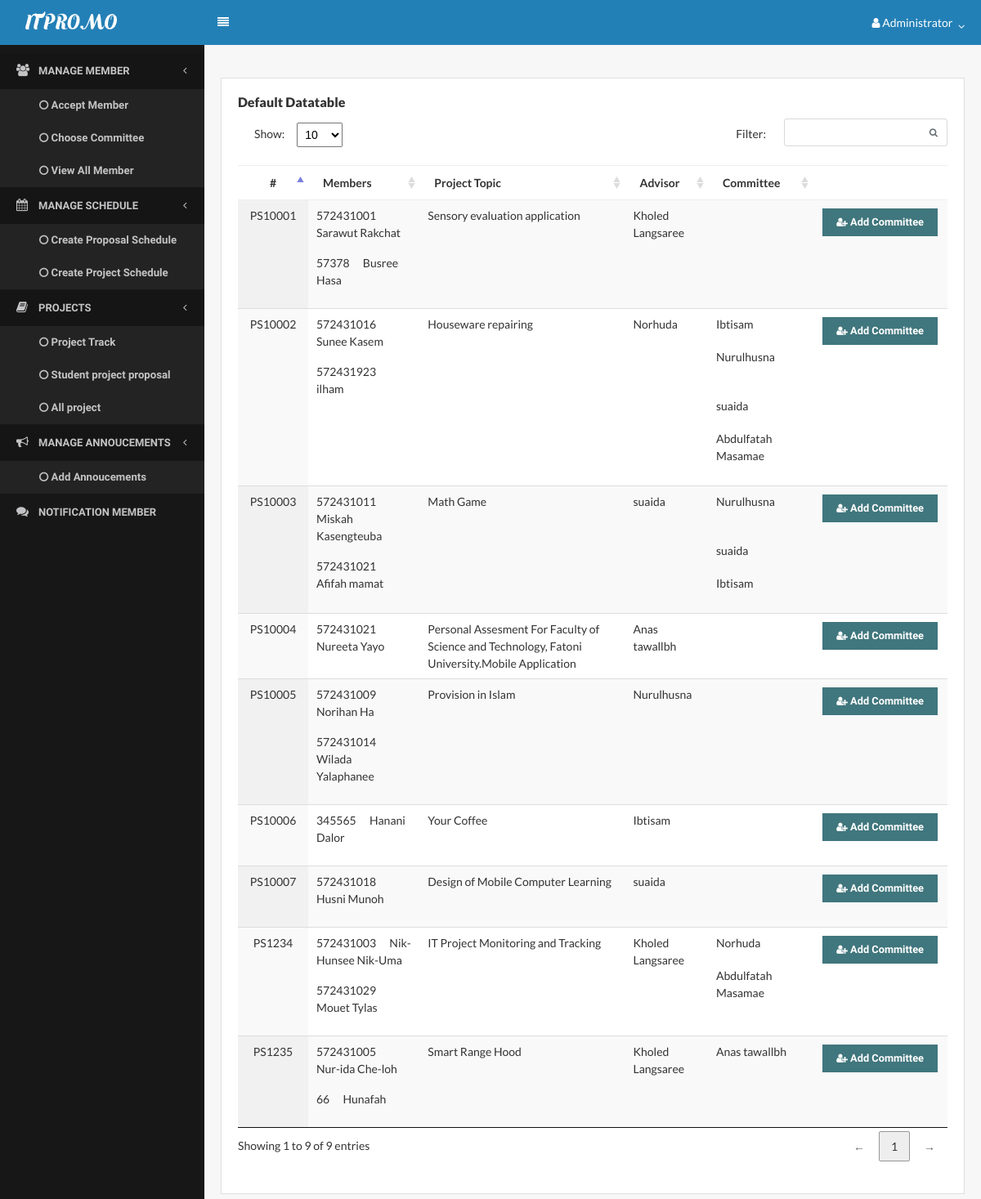
/index.php?page=choose_committee (signed in), run on the app's committed database.
### tables this page shows
CREATE TABLE `partnergroup` (
  `group_id` int(11) NOT NULL,
  `group_number` varchar(255) NOT NULL
);

CREATE TABLE `member` (
  `member_id` int(11) NOT NULL,
  `member_idcard` int(30) NOT NULL,
  `member_username` varchar(255) NOT NULL,
  `member_fullname` varchar(255) NOT NULL,
  `member_password` varchar(255) NOT NULL,
  `member_pos` enum('Lecturer','Student','Officer') NOT NULL COMMENT '1=Lecturer, 3=Student, 4=Officer',
  `member_phone` varchar(255) NOT NULL,
  `member_email` varchar(255) NOT NULL,
  `member_gender` enum('Male','Female') NOT NULL COMMENT 'm=Male, f=female',
  `admin_id` int(20) NOT NULL COMMENT 'Foreign Key to tb_admin',
  `group_id` int(20) DEFAULT NULL
);

CREATE TABLE `advisergroup` (
  `advisergroup_id` int(11) NOT NULL,
  `advisergroup_topic` varchar(255) DEFAULT NULL,
  `advisergroup_status` enum('0','Waiting','Approve') NOT NULL DEFAULT 'Waiting',
  `member_id` int(11) NOT NULL,
  `group_id` int(11) NOT NULL,
  `admin_id` varchar(20) NOT NULL
);

CREATE TABLE `committeegroup` (
  `committeegroup_id` int(11) NOT NULL,
  `member_id` int(11) NOT NULL,
  `group_id` int(11) NOT NULL
);

### menu/function.php (the view, shortened to what this page needs)
<?php
function get_advisor($group_id){
require 'connect.php';
$sql = "SELECT advisergroup.member_id, member.member_fullname,advisergroup.advisergroup_topic FROM advisergroup
LEFT JOIN member ON advisergroup.member_id = member.member_id
					WHERE advisergroup.group_id = '$group_id' AND advisergroup.advisergroup_status = 'Approve'";
	if($rs = $db->query($sql)){
		if($row = $rs->fetch_object()){
			return $row->member_fullname;
		}
	}else{
		echo $db->error;
		$db->close();
	}
}
function get_topic($group_id){
require 'connect.php';
$sql = "SELECT advisergroup.member_id,advisergroup.advisergroup_topic FROM advisergroup
LEFT JOIN member ON advisergroup.member_id = member.member_id
					WHERE advisergroup.group_id = '$group_id' AND advisergroup.advisergroup_status = 'Approve'";
	if($rs = $db->query($sql)){
		if($row = $rs->fetch_object()){
			return $row->advisergroup_topic;
		}
	}else{
		echo $db->error;
		$db->close();
	}
}
function get_committee($group_id){
require 'connect.php';
	$rows = "";
	$sql = "SELECT committeegroup.committeegroup_id, member.member_fullname FROM committeegroup
					LEFT JOIN member ON committeegroup.member_id = member.member_id
					WHERE committeegroup.group_id = '$group_id'";
	if($rs = $db->query($sql)){
		while($row = $rs->fetch_object()){
			$rows .= "<p>".$row->member_fullname." <a href='admin/sql_removecommittee.php?id=".$row->committeegroup_id."' title='Remove this committee' onclick='return confirm_removecommittee()' class='btn btn-link btn-xs'><i class='glyphicon glyphicon-remove'></i></a></p>";
		}
		return $rows;
	}else{
		echo $db->error;
		$db->close();
	}
}
function get_member_list($group_id){
	$rows = "";
require 'connect.php';
  $sql = "SELECT member_fullname, member_idcard FROM member WHERE group_id = '$group_id'";
	if($rs = $db->query($sql)){
		if($rs->num_rows > 0){
			while($row = $rs->fetch_object()){
        $rows .= "<p>".$row->member_idcard." &nbsp&nbsp&nbsp&nbsp ".$row->member_fullname."</p>";
			}
		}else{
			$rows = "<i class='text-danger'>- No member in this group -</i>";
		}
		return $rows;
	}else{
		echo $db->error;
		$db->close();
	}
}
?>

### admin/choose_committee.php (shortened to what this page needs)
              <div class="content">
                   <div class="row">
                      <div class="col-lg-12">
                          <div class="card">
                              <div class="card-block">
                                  <h6 class="card-title text-bold">Default Datatable</h6>
      <div class="box-body">
        <div class="table-responsive">
 <table class="display datatable table table-stripped" cellspacing="0" width="100%">
            <thead>
              <tr>
                <th class="text-center" style="width: 50px;">#</th>
                <th class="text-left">Members</th>
                <th class="text-left">Project Topic</th>
                <th class="text-left">Advisor</th>
                <th class="text-left">Committee</th>
                <th class="text-center" style="width: 240px;"></th>
              </tr>
            </thead>
            <tbody>
            <?php
            $sql = "SELECT * FROM partnergroup";
            if($rs = $db->query($sql)){
              while($row = $rs->fetch_object()){
            ?>
              <tr>
                <td class="text-center"><?php echo $row->group_number; ?></td>
                <td><?php echo get_member_list($row->group_id); ?></td>
                <td class="text-left"><?php echo get_topic($row->group_id); ?></td>
                <td class="text-left"><?php echo get_advisor($row->group_id); ?></td>
                <td class="text-left"><?php echo get_committee($row->group_id); ?></td>
                <td class="text-center">
                  <button type="button" class="btn btn-info btn-xs" onclick="add_committee('<?php echo $row->group_id; ?>')" data-toggle="modal" data-target="#add_committee"><i class="fa fa-user-plus"></i> Add Committee</button>
                </td>
              </tr>
            <?php
              }
            }else{
              echo $db->error;
              $db->close();
            }
            ?>
            </tbody>
          </table>
        </div>
      </div>
    </div>
</div>

### assets/css/core.css (style rules this page uses)
.btn { position: relative; margin: 2px; font-weight: bold; position: relative; font-size: 0.8rem; margin: 2px; font-weight: 600; font-family: 'Raleway', sans-serif; }
.btn > i { font-size: 12px; }
body, input, textarea, button { font-family: "Lato", sans-serif; }
.card { margin-bottom: 20px; margin-top: 20px; color: #333; border-radius: 0; }

### assets/css/components.css (style rules this page uses)
html, body { width: 100%; height: 100%; }
body { font-family: "Lato", sans-serif; font-size: 0.875rem !important; background-color: #f7f7f7; }
.content { padding: 20px 20px; }
.content:after { content: ''; display: table; clear: both; }
.text-bold { font-weight: 800; }
.text-center { text-align: center; }
.text-left { text-align: left; }
table.dataTable thead th, table.dataTable thead td { border-bottom: 1px solid #eeeeef; }
table.dataTable thead .sorting { background-image: url("../../lib/img/sort_both.png"); }
table.dataTable thead .sorting_asc { background-image: url("../../lib/img/sort_asc.png"); }

### data on the page
partnergroup: group_number "PS10001", group_id.advisergroup_topic "Sensory evaluation application", group_id.member_fullname "Kholed Langsaree"
member: member_idcard "572431001", member_fullname "Sarawut Rakchat"
member: member_idcard "57378", member_fullname "Busree Hasa"
partnergroup: group_number "PS10002", group_id.advisergroup_topic "Houseware repairing", group_id.member_fullname "Norhuda"
member: member_idcard "572431016", member_fullname "Sunee Kasem"
member: member_idcard "572431923", member_fullname "ilham"
committeegroup: member.member_fullname "Ibtisam"
committeegroup: member.member_fullname "Nurulhusna"
committeegroup: member.member_fullname "suaida"
committeegroup: member.member_fullname "Abdulfatah Masamae"
partnergroup: group_number "PS10003", group_id.advisergroup_topic "Math Game", group_id.member_fullname "suaida"
member: member_idcard "572431011", member_fullname "Miskah Kasengteuba"
member: member_idcard "572431021", member_fullname "Afifah mamat"
committeegroup: member.member_fullname "Nurulhusna"
committeegroup: member.member_fullname "suaida"
committeegroup: member.member_fullname "Ibtisam"
partnergroup: group_number "PS10004", group_id.advisergroup_topic "Personal Assesment For Faculty of Science and Technology, Fatoni University.Mobile Application", group_id.member_fullname "Anas tawallbh"
member: member_idcard "572431021", member_fullname "Nureeta Yayo"
partnergroup: group_number "PS10005", group_id.advisergroup_topic "Provision in Islam", group_id.member_fullname "Nurulhusna"
member: member_idcard "572431009", member_fullname "Norihan Ha"
member: member_idcard "572431014", member_fullname "Wilada Yalaphanee"
partnergroup: group_number "PS10006", group_id.advisergroup_topic "Your Coffee", group_id.member_fullname "Ibtisam"
member: member_idcard "345565", member_fullname "Hanani Dalor"
partnergroup: group_number "PS10007", group_id.advisergroup_topic "Design of Mobile Computer Learning", group_id.member_fullname "suaida"
member: member_idcard "572431018", member_fullname "Husni Munoh"
partnergroup: group_number "PS1234", group_id.advisergroup_topic "IT Project Monitoring and Tracking", group_id.member_fullname "Kholed Langsaree"
member: member_idcard "572431003", member_fullname "Nik-Hunsee Nik-Uma"
member: member_idcard "572431029", member_fullname "Mouet Tylas"
committeegroup: member.member_fullname "Norhuda"
committeegroup: member.member_fullname "Abdulfatah Masamae"
partnergroup: group_number "PS1235", group_id.advisergroup_topic "Smart Range Hood", group_id.member_fullname "Kholed Langsaree"
member: member_idcard "572431005", member_fullname "Nur-ida Che-loh"
member: member_idcard "66", member_fullname "Hunafah"
committeegroup: member.member_fullname "Anas tawallbh"

### other printed values
$_SESSION['name'] "Administrator"
